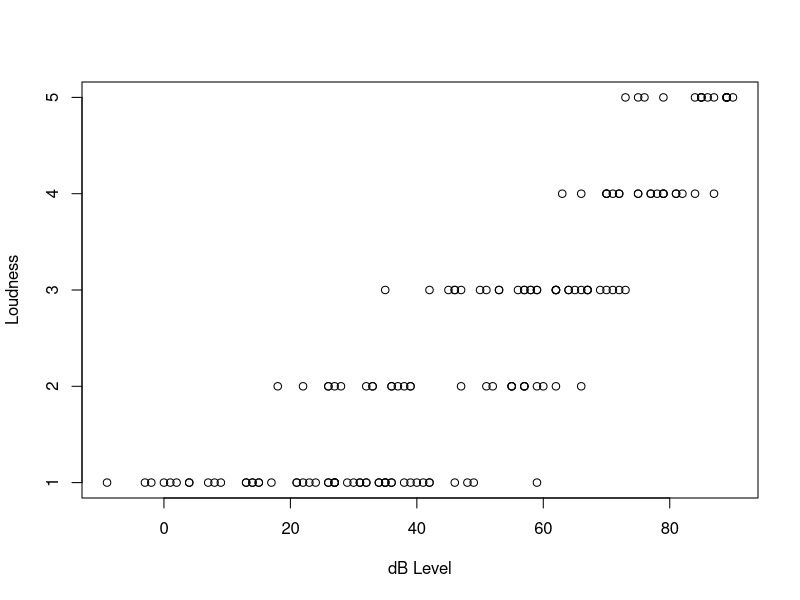
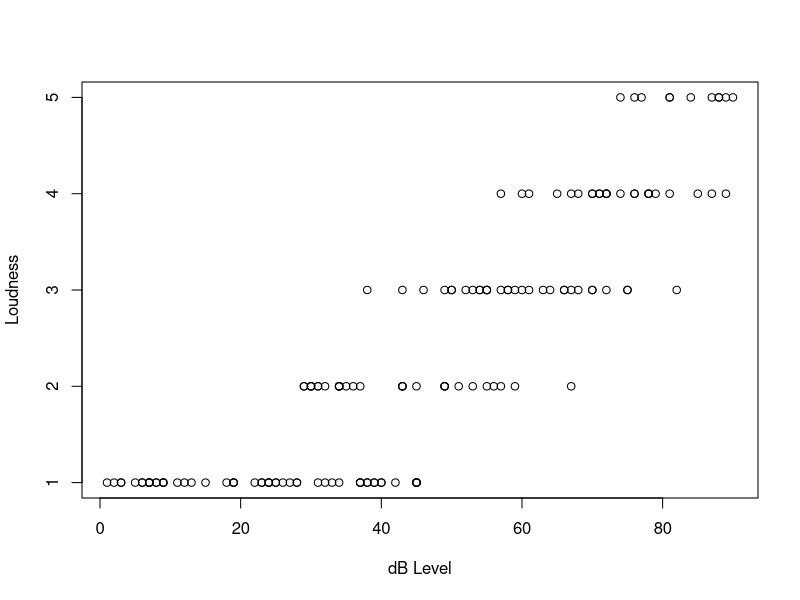
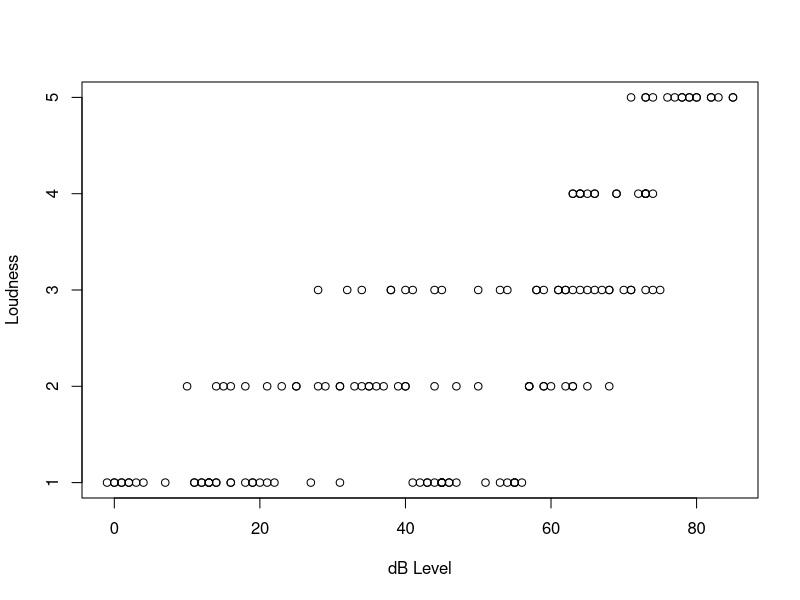
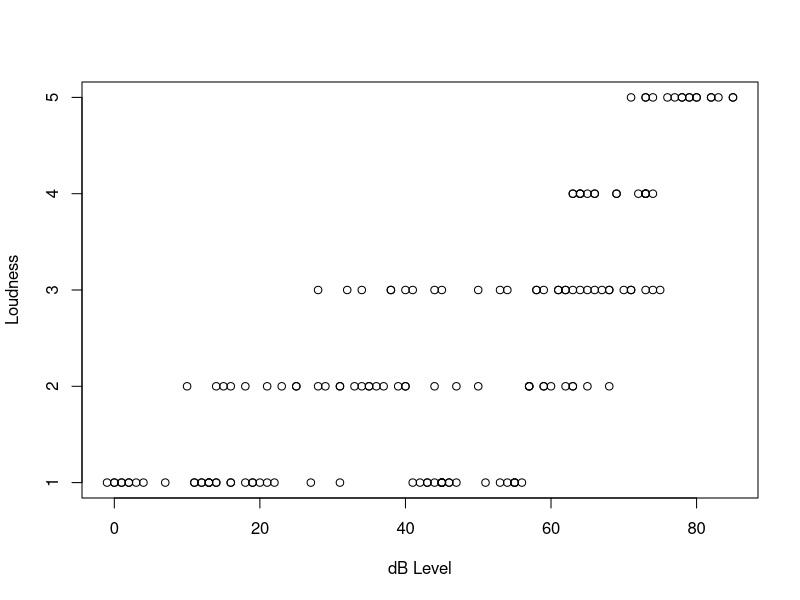
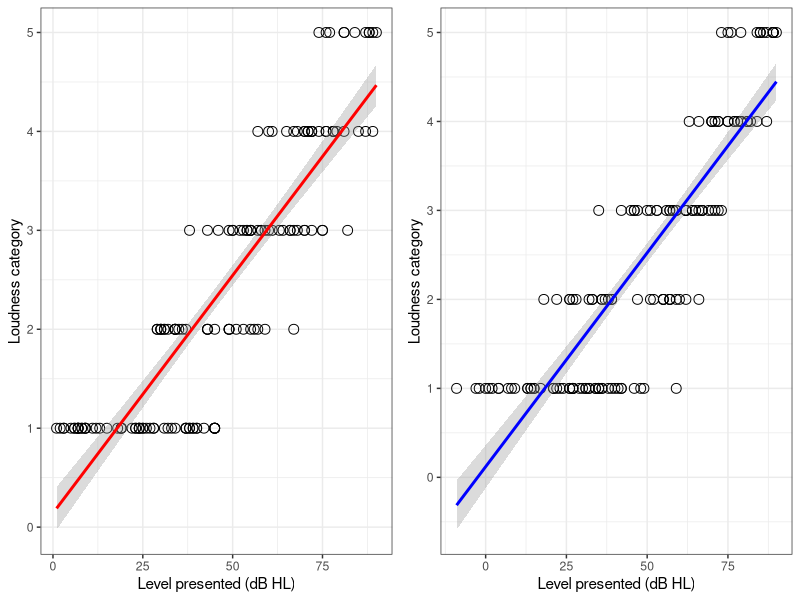
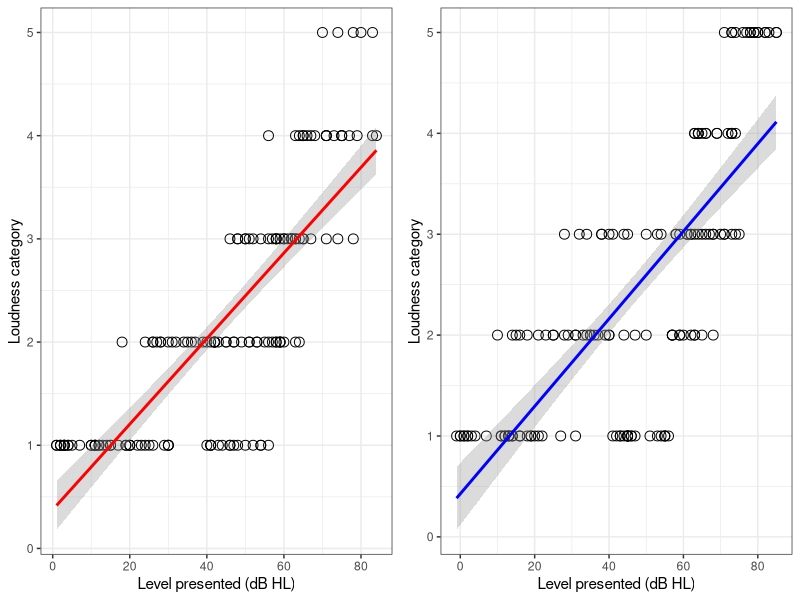

These charts were generated, in order, by the following R code:
install.packages("ggplot2")
install.packages("ggpubr")

#Load packages
library(readr)
library(tidyverse)
library(MASS)
library(ggplot2)
library(ggpubr)


#Read in data
longdata <- read_delim("longdata.csv", delim = ";", 
                       escape_double = FALSE, trim_ws = TRUE)

dat5L <- longdata[c("0.5kHz-upplevd-L", "0.5kHz-dB-L")]
names(dat5L) <- c("loudness", "dB")
dat5R <- longdata[c("0.5kHz-upplevd-R", "0.5kHz-dB-R")]
names(dat5R) <- c("loudness", "dB")
dat4L <- longdata[c("4kHz-upplevd-L", "4kHz-dB-L")]
names(dat4L) <- c("loudness", "dB")
dat4R <- longdata[c("4kHz-upplevd-R", "4kHz-dB-R")]
names(dat4R) <- c("loudness", "dB")

#Create linear model
mod5L <- lm(longdata$`0.5kHz-upplevd-L` ~ longdata$`0.5kHz-dB-L`) 
mod5R <- lm(loudness ~ dB, data = dat5R)

mod5R <- lm(longdata$`0.5kHz-upplevd-R` ~ longdata$`0.5kHz-dB-R`) 
mod4L <- lm(longdata$`4kHz-upplevd-L` ~ longdata$`4kHz-dB-L`) 
mod4R <- lm(longdata$`4kHz-upplevd-R` ~ longdata$`4kHz-dB-R`) 

#Print summary of linear model
summary(mod5L)
summary(mod5R)
summary(mod4L)
summary(mod4R)

#Plot data from linear model
plot(longdata$`0.5kHz-dB-L`, longdata$`0.5kHz-upplevd-L`,
     xlab="dB Level",
     ylab="Loudness")
plot(longdata$`0.5kHz-dB-R`, longdata$`0.5kHz-upplevd-R`,
     xlab="dB Level",
     ylab="Loudness")
plot(longdata$`4kHz-dB-L`, longdata$`4kHz-upplevd-L`,
     xlab="dB Level",
     ylab="Loudness")
plot(longdata$`4kHz-dB-L`, longdata$`4kHz-upplevd-L`,
     xlab="dB Level",
     ylab="Loudness")

#Inspect class of "upplevd" variable
class(longdata$`0.5kHz-upplevd-L`)
class(longdata$`0.5kHz-upplevd-R`)
class(longdata$`4kHz-upplevd-L`)
class(longdata$`4kHz-upplevd-R`)

#Overwrite upplevd as factor variable
longdata$`0.5kHz-upplevd-L` <- factor(longdata$`0.5kHz-upplevd-L`)
longdata$`0.5kHz-upplevd-R` <- factor(longdata$`0.5kHz-upplevd-R`)
longdata$`4kHz-upplevd-L` <- factor(longdata$`4kHz-upplevd-L`)
longdata$`4kHz-upplevd-R` <- factor(longdata$`4kHz-upplevd-R`)

#Create logistics model
mod5L_glm <- glm(longdata$`0.5kHz-upplevd-L` ~ longdata$`0.5kHz-dB-L`, family = "binomial")
mod5R_glm <- glm(longdata$`0.5kHz-upplevd-L` ~ longdata$`0.5kHz-dB-L`, family = "binomial")
mod4L_glm <- glm(longdata$`4kHz-upplevd-L` ~ longdata$`4kHz-dB-L`, family = "binomial")
mod4R_glm <- glm(longdata$`4kHz-upplevd-R` ~ longdata$`4kHz-dB-R`, family = "binomial")

#Inspect logistic model
summary(mod5L_glm)
summary(mod5R_glm)
summary(mod4L_glm)
summary(mod4R_glm)

#A nicer plot(?) option using ggplot-package
plot1 <- ggplot(dat5R, aes(x = dB, y = loudness)) + 
  geom_point(shape = 1, size = 3) +
  stat_smooth(method = "lm", col = "red", alpha = 0.35)+
  xlab("Level presented (dB HL)")+
  ylab("Loudness category")+
  theme_bw()


plot2 <- ggplot(dat5L, aes(x = dB, y = loudness)) + 
  geom_point(shape = 1, size = 3) +
  stat_smooth(method = "lm", col = "blue", alpha = 0.35)+
  xlab("Level presented (dB HL)")+
  ylab("Loudness category")+
  theme_bw()

ggarrange(plot1, plot2, ncol=2, nrow=1)

plot3 <- ggplot(dat4R, aes(x = dB, y = loudness)) + 
  geom_point(shape = 1, size = 3) +
  stat_smooth(method = "lm", col = "red", alpha = 0.35)+
  xlab("Level presented (dB HL)")+
  ylab("Loudness category")+
  theme_bw()

plot4 <- ggplot(dat4L, aes(x = dB, y = loudness)) + 
  geom_point(shape = 1, size = 3) +
  stat_smooth(method = "lm", col = "blue", alpha = 0.35)+
  xlab("Level presented (dB HL)")+
  ylab("Loudness category")+
  theme_bw()

ggarrange(plot3, plot4, ncol=2, nrow=1)